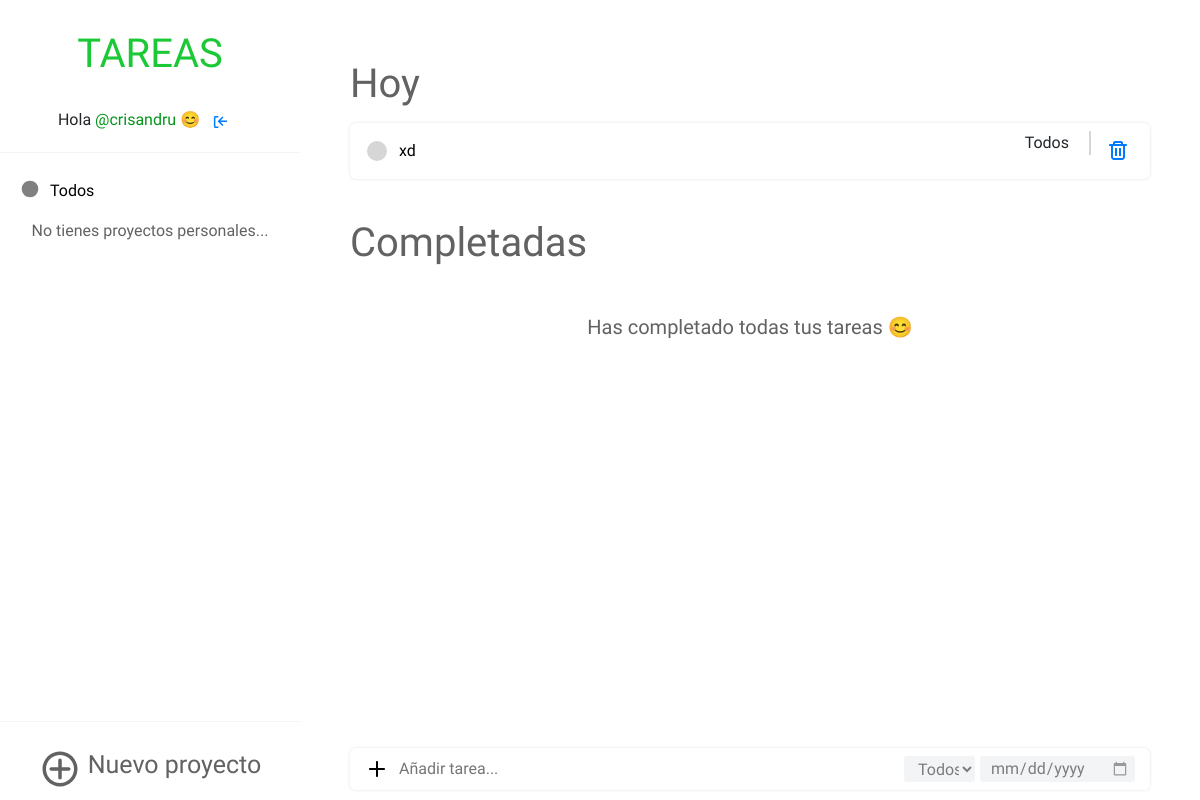
The page / (signed in) on the database as committed earlier.
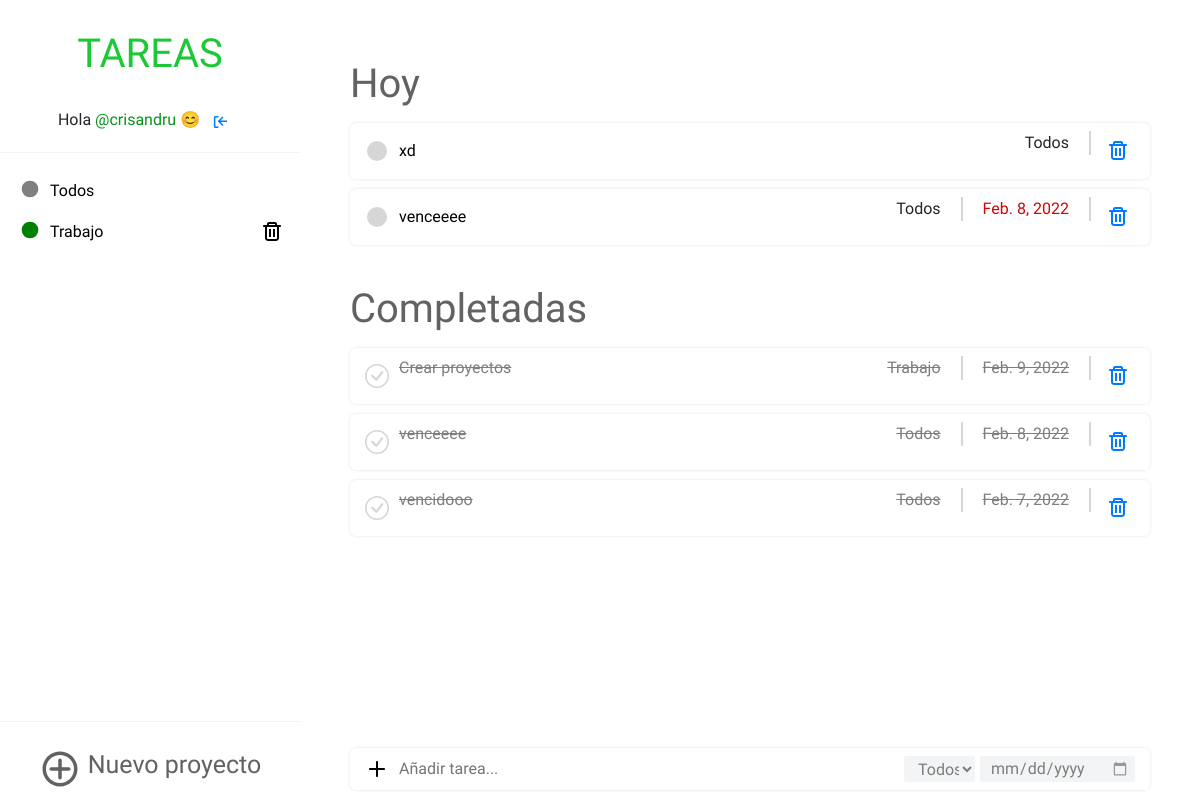
The same page on the database as committed later.
### appToDo/models.py (models this page shows, shortened)
class Proyecto(models.Model):
    COLORES= [
    ('red', 'red'),
    ('blue', 'blue'),
    ('green', 'green'),
    ('orange', 'orange'),
    ('gray', 'gray')
    ]
    titulo_proyecto = models.CharField(max_length=20, null=False)
    propietario = models.ForeignKey(settings.AUTH_USER_MODEL, on_delete=models.CASCADE, null=True)
    color = models.CharField(choices=COLORES, default=None, max_length=20)
    def __str__(self):
        return self.titulo_proyecto

class Tarea(models.Model):
    propietario = models.ForeignKey(settings.AUTH_USER_MODEL, on_delete=models.CASCADE, null=False, blank=False)
    titulo_tarea = models.CharField(max_length=80, null=False, blank=False)
    fecha_creacion = models.DateTimeField(default=timezone.now)
    fecha_vencimiento = models.DateField(blank=True, null=True, validators=[MinValueValidator(datetime.date.today)])
    completado = models.BooleanField(default=False)
    titulo_proyecto = models.ForeignKey(Proyecto,
                                        on_delete=models.CASCADE,
                                        null=False, # No puede ser nulo.
                                        blank=False,# No debe almacenar valores vacios.
                                        default='Todos')

### appToDo/views.py (the view)
# urls.py: path('', login_required(views.index), name='inicio'),
def index(request):
    todos_los_proyectos = Proyecto.objects.filter(propietario=request.user)
    todas_las_tareas_hoy = Tarea.objects.filter(completado=False, propietario=request.user).order_by('id')
    tareas_completadas = Tarea.objects.filter(completado=True, propietario=request.user)
    form_nueva_tarea = nueva_tarea_general(request)
    form_nuevo_proyecto = nuevoProyecto(request)
    fecha_actual = datetime.date.today
    nueva_tarea = actualizar_tarea(request)
    return render(request, 'appToDo/listado_tareas.html', {'proyectos':todos_los_proyectos, 'tareas_hoy':todas_las_tareas_hoy, 'tareas_completadas':tareas_completadas, 'form_tarea':form_nueva_tarea, 'form_proyecto':form_nuevo_proyecto, 'fecha_actual':fecha_actual, 'nueva_tarea':nueva_tarea})

### appToDo/forms.py
class tareaFormGeneral(forms.ModelForm):
    def __init__(self,usuario,*args,**kwargs):
        super (tareaFormGeneral,self ).__init__(*args,**kwargs) # populates the post
        self.fields['titulo_proyecto'].queryset = Proyecto.objects.filter(propietario=usuario)
    class Meta:
        model = Tarea
        fields = ('titulo_tarea', 'fecha_vencimiento', 'titulo_proyecto')
        widgets = {
            'fecha_vencimiento': DateInput(attrs={
                'type': 'date',
                'class': 'input-fecha-vencimiento',
                }
            ),
            'titulo_tarea': forms.TextInput(
                attrs={
                    'class': 'input-agregar-tarea',
                    'placeholder':'Añadir tarea...',
                }
            ),
            'titulo_proyecto': forms.Select(
                attrs={
                    'class': 'input-seleccion-proyecto',
                }
            ),
        }

class proyectoForm(forms.ModelForm):
    class Meta:
        model = Proyecto
        fields = ('titulo_proyecto','color')
        widgets = {
            'color': forms.RadioSelect(choices=Proyecto.COLORES, attrs={
                'class': 'seleccion-color'
            }),
            'titulo_proyecto': DateInput(attrs={
                'class': 'input-agregar-proyecto',
                'placeholder':'Añadir proyecto...',
                }
            ),
        }

### appToDo/views.py (called while the page is built)
def nuevoProyecto(request):
    if request.method == 'POST':
        form = proyectoForm(request.POST)
        if form.is_valid():
            post = form.save(commit=False)
            estado = verificarProyecto(post.titulo_proyecto, request.user)
            if estado:
                post.propietario = request.user
                post.save()
                form = proyectoForm()
            else:
                form = proyectoForm()
    else:
        form = proyectoForm()
    return form

def nueva_tarea_general(request):
    if request.method == 'POST':
        form = tareaFormGeneral(request.user , request.POST)
        if form.is_valid():
            tarea = form.save(commit=False)
            tarea.propietario = request.user
            tarea.save()
            form = tareaFormGeneral(request.user)
    else:
        form = tareaFormGeneral(request.user)
    return form

def actualizar_tarea(request):
    id = request.POST.get('id')
    titulo = request.POST.get('titulo')
    nuevo = Tarea.objects.filter(pk=id).update(titulo_tarea=titulo)
    return nuevo

### appToDo/templates/appToDo/listado_tareas.html (shortened to what this page needs)
{% extends 'appToDo/base.html' %}
{% block listado_proyectos%}
{%for proyecto in proyectos %}
<div class="listado">
    <div class="sidebar-proyecto-titulo">
        {% if proyecto.titulo_proyecto == 'Todos' %}
        <a href="{% url 'inicio' %}" class="disable-select proyecto-titulo-sidebar">
            <div class="contenedor-proyectos">
                <svg version="1.1" xmlns="http://www.w3.org/2000/svg" width="20" height="20" viewBox="0 0 120 120">
                    <circle cx="60" cy="60" r="50" fill="{{ proyecto.color }}" />
                </svg>
                <li>{{ proyecto.titulo_proyecto }}</li>
            </div>
        </a>
        {% else %}
        <a href="{% url 'proyecto_seleccionado' proyecto=proyecto.titulo_proyecto %}"
            class="disable-select proyecto-titulo-sidebar">
            <div class="contenedor-proyectos">
                <svg version="1.1" xmlns="http://www.w3.org/2000/svg" width="20" height="20" viewBox="0 0 120 120">
                    <circle cx="60" cy="60" r="50" fill="{{ proyecto.color }}" />
                </svg>
                <li>{{ proyecto.titulo_proyecto }}</li>
            </div>
        </a>
        {% endif %}
    </div>
    <div class="sidebar-proyecto-eliminar">
        {% if proyecto.titulo_proyecto != 'Todos' %}
            <a href="{% url 'borrar_proyecto' pk=proyecto.pk %}" class="eliminar-proyecto">
            </a>
        {% endif %}
    </div>
</div>
{% endfor %}
{% if proyectos.count == 1 %}
<p class="sin-proyectos-listado">No tienes proyectos personales...</p>
{% endif %}
{% endblock %}
{% block listado_tareas_hoy %}
<h1 class="titulo-principal-tareas">Hoy</h1>
{% if not tareas_hoy %}
<div class="no-hay-tareas">
    <p>No has agregado tareas &#128543;</p>
</div>
{% else %}
{% for tarea in tareas_hoy %}
<div class="contenedor-tareas">
    <div class="titulo-boton-tarea">
        <a href="{% url 'completar_tarea' pk=tarea.pk %}"><svg version="1.1" xmlns="http://www.w3.org/2000/svg"
                width="24" height="24" viewBox="0 0 120 120">
                <circle cx="60" cy="60" r="50" fill="#d6d6d6" />
            </svg></a>
        <form method="POST" class="formulario-editor">
            <input class="editar-tarea-hoy" name="titulo" type="text" value="{{ tarea.titulo_tarea }}">
        </form>
    </div>
    <div class="tipo-fecha-tarea">
        {% if tarea.fecha_vencimiento %}
        <p class="tipo-proyecto">{{ tarea.titulo_proyecto }}</p>
            {% if fecha_actual < tarea.fecha_vencimiento %}
                <p class="fecha-vencimiento aun-queda">{{ tarea.fecha_vencimiento }}</p>
            {% elif fecha_actual == tarea.fecha_vencimiento %}
                <p class="fecha-vencimiento vence-hoy">{{ tarea.fecha_vencimiento }}</p>
            {% else %}
                <p class="fecha-vencimiento vencido">{{ tarea.fecha_vencimiento }}</p>
            {% endif %}
        {% else %}
            <p class="tipo-proyecto sin-fecha">{{ tarea.titulo_proyecto }}</p>
        {% endif %}
            <a href="{% url 'borrar_tarea' pk=tarea.pk %}" class="delete">
            </a>
    </div>
</div>
{% endfor %}
{% endif %}
{% endblock %}
{% block listado_tareas_completadas %}
<h1 class="titulo-principal-tareas">Completadas</h1>
{% if not tareas_completadas %}
<div class="no-hay-tareas">
    <p>Has completado todas tus tareas &#128522;</p>
</div>
{% else %}
{% for tarea in tareas_completadas %}
<div class="contenedor-tareas">
    <div class="titulo-boton-tarea">
        <a href="{% url 'descompletar_tarea' pk=tarea.pk %}"></a>
        <p class="tarea-completada">{{ tarea.titulo_tarea }}</p>
    </div>
    <div class="tipo-fecha-tarea">
        {% if tarea.fecha_vencimiento %}
        <p class="tipo-proyecto tipo-proyecto-completo">{{ tarea.titulo_proyecto }}</p>
        <p class="fecha-vencimiento fecha-completa">{{ tarea.fecha_vencimiento }}</p>
        {% else %}
        <p class="tipo-proyecto sin-fecha fecha-completa">{{ tarea.titulo_proyecto }}</p>
        {% endif %}
        <a href="{% url 'borrar_tarea' pk=tarea.pk %}" class="delete">
        </a>
    </div>
</div>
{% endfor %}
{% endif %}
{% endblock %}
{% block agregar_tarea_general %}
<div class="contenedor-tareas">
    <form method="POST" class="formulario-tarea">
        <div class="button-tarea">
            <button type="submit"></button>
            {{ form_tarea.titulo_tarea }}
        </div>
        <div class="tipo-vencimiento-tarea">
            {{ form_tarea.titulo_proyecto }}
            {{ form_tarea.fecha_vencimiento }}
        </div>
    </form>
</div>
{% endblock %}

### appToDo/templates/appToDo/base.html (shortened to what this page needs)
{% load static %}
<!DOCTYPE html>
<html lang="en">
<head>
    <link href='https://css.gg/add.css' rel='stylesheet'>
    <link href='https://css.gg/trash.css' rel='stylesheet'>
    <link href='https://css.gg/log-out.css' rel='stylesheet'>
    <link rel="stylesheet" href="{% static 'css/style.css' %}">
    <link rel="stylesheet" type="text/css" href="bootstrap.min.css">
</head>
<body>
    <div class="contenedor">
        <aside class="sidebar">
            <a href="{% url 'inicio' %}">
                <h2 class="disable-select">Tareas</h2>
            </a>
            <p class="nombre-usuario">Hola <span>@{{ user.username }}</span> &#128522 &nbsp;&nbsp;<a
                    href="{% url 'logout' %}" class="cerrar-sesion"></a></p>
            <hr class="hr-1">
            <ul class="listado-proyectos">
                {% block listado_proyectos %}
                {% endblock %}
            </ul>
            <div class="contenedor-nuevo-proyecto">
                <hr class="hr-3">
                <div class="nuevo-proyecto">
                    <h3 class="disable-select">Nuevo proyecto</h3>
                </div>
            </div>
        </aside>
        <main class="contenedor-main">
            <div class="tareas-hoy">
                {% block listado_tareas_hoy %}{% endblock %}
            </div>
            <div class="tareas-completadas">
                {% block listado_tareas_completadas %}{% endblock %}
            </div>
            <div class="agregar-tarea-general">
                {% block agregar_tarea_general %}
                {% endblock %}
            </div>
        </main>
    </div>
</body>
</html>

### appToDo/static/css/style.css (style rules this page uses)
* { margin: 0; padding: 0; box-sizing: border-box; list-style: none; text-decoration: none; font-family: 'Ubuntu', sans-serif; }
body { background-color: #f3f4f5; }
.contenedor { display: flex; position: relative; }
.contenedor .sidebar { position: fixed; width: 300px; height: 100vh; background-color: #fff; padding: 30px 0; z-index:2; flex-direction: column; }
.contenedor .sidebar h2 { color: #1BC936; font-size: 40px; text-transform: uppercase; text-align: center; margin-bottom: 30px; }
.hr-1, .hr-2 { border-top: 1px solid #f3f4f5; margin-top: 20px; margin-bottom: 20px; }
.nombre-usuario { width: 100%; text-align: center; }
.nombre-usuario span { color: #07941c; }
.cerrar-sesion { margin-right: 15px; }
.listado-proyectos { overflow-y: auto; overflow-x: hidden; }
.listado { width: 100%; display: block; display: flex; margin-bottom: 5px; }
.sidebar-proyecto-titulo { width: 80%; }
.sidebar-proyecto-eliminar { width: 10%; display: flex; align-items: center; margin-left: 20px; }
.sidebar-proyecto-eliminar a { display: flex; align-self: center; align-items: center; }
.listado-proyectos a { color: black; }
.contenedor-proyectos { display: flex; padding-left: 20px; padding-top: 6px; padding-bottom: 6px; width: 100%; }
.contenedor-proyectos li { padding-left: 10px; }
.hr-3 { border-top: 1px solid #f3f4f5; margin-top: 20px; width: 100%; }
.contenedor-nuevo-proyecto { position: absolute; bottom: 0; width: 100%; }
.nuevo-proyecto { display: flex; padding-top: 10px; padding-bottom: 10px; justify-content: center; }
.nuevo-proyecto svg { color: #626262; padding-left: 0; }
.nuevo-proyecto h3 { color: #626262; font-size: 25px; justify-self: center; align-self: center; padding-left: 7px; }
.contenedor .contenedor-main { width: 100vw; height: 100vh; margin-left: 300px; padding: 20px 50px 10px 50px; position: relative; }
.titulo-principal-tareas { color: #626262; margin-bottom: 15px; margin-top: 40px; justify-content: center; }
.contenedor-tareas { display: flex; justify-content: space-between; margin: 10px 0; background-color: #fff; padding: 8px 15px; border-radius: 6px; align-items: center; -webkit-box-shadow: 0px 0px 3px 0px rgba(222,222,222,0.92); box-shadow: 0px 0px 3px 0px rgba(222,222,222,0.92); z-index:1 }
.titulo-boton-tarea { display: flex; align-items: center; }
.titulo-boton-tarea p { margin-left: 10px; }
.tipo-fecha-tarea { display: flex; align-items: center; }
.tipo-proyecto { padding-right: 20px; border-right: 1px solid #d6d6d6; }
.fecha-vencimiento { padding-left: 20px; border-left: 1px solid #d6d6d6; border-right: 2px solid #d6d6d6; color: #1BC936; padding-right: 20px; }
.tarea-completada { text-decoration: line-through; color: rgb(126, 126, 126); }
.vencido { color: rgb(206, 6, 6); border-right: 2px solid #d6d6d6; }
.tipo-proyecto-completo { color: rgb(126, 126, 126); text-decoration:line-through; }
.fecha-completa { border-right: 2px solid #d6d6d6; color: rgb(126, 126, 126); text-decoration:line-through; }
.delete { margin-right: 5px; margin-left: 5px; padding-left: 10px; display: flex; align-self: center; }
.formulario-editor { display: flex; align-items: center; margin-left: 10px; }
.editar-tarea-hoy { border: none; outline: none; align-self: center; font-size: 16px; }
.agregar-tarea-general { position: absolute; bottom: 0; right: 0; left: 0; padding-left: 50px; padding-right: 50px; }
.formulario-tarea { display: flex; width: 100%; justify-content: space-between; }
.button-tarea { display: flex; align-self: center; align-content: center; width: 70%; }
.tipo-vencimiento-tarea { display: flex; width: 30%; }
.button-tarea button { background-color: white; border: none; cursor: pointer; }
.input-agregar-tarea { width: 100%; border: none; outline: none; font-size: 16px; margin-left: 10px; }
.input-seleccion-proyecto { background-color: #f3f4f5; color: #7c7c7c; border: none; outline: none; width: 100%; margin-right: 5px; border-radius: 3px; font-size: 16px; padding-left: 10px; cursor: pointer; }
.input-fecha-vencimiento { background-color: #f3f4f5; color: #7c7c7c; border: none; border-radius: 3px; width: 100%; padding-right: 5px; padding-left: 5px; outline: none; font-size: 16px; padding-left: 10px; cursor: pointer; }
.sin-fecha { border: none; border-right: 2px solid #d6d6d6; padding-right: 20px; }
.disable-select { -webkit-touch-callout: none; -webkit-user-select: none; -khtml-user-select: none; -moz-user-select: none; -ms-user-select: none; user-select: none; }

Rows that differ between the two databases and show on the page:
added Proyecto: titulo_proyecto "Trabajo"
added Tarea: titulo "venceeee", titulo_proyecto "Todos", fecha_vencimiento "Feb. 8, 2022", shown under "Hoy"
added Tarea: titulo_tarea "Crear proyectos", titulo_proyecto "Trabajo", fecha_vencimiento "Feb. 9, 2022", shown under "Completadas"
added Tarea: titulo_tarea "venceeee", titulo_proyecto "Todos", fecha_vencimiento "Feb. 8, 2022", shown under "Completadas"
added Tarea: titulo_tarea "vencidooo", titulo_proyecto "Todos", fecha_vencimiento "Feb. 7, 2022", shown under "Completadas"
Other text that changed with them:
text no longer shown: "No tienes proyectos personales... Has completado todas tus tareas 😊"
